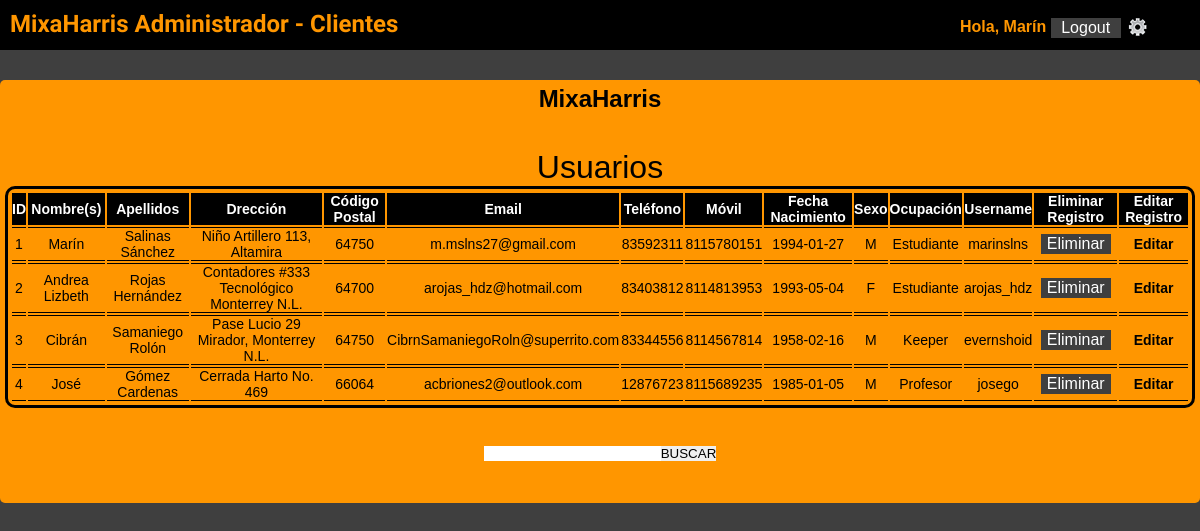
The page /reportes/action/cliente.php (signed in) on the database as committed earlier.
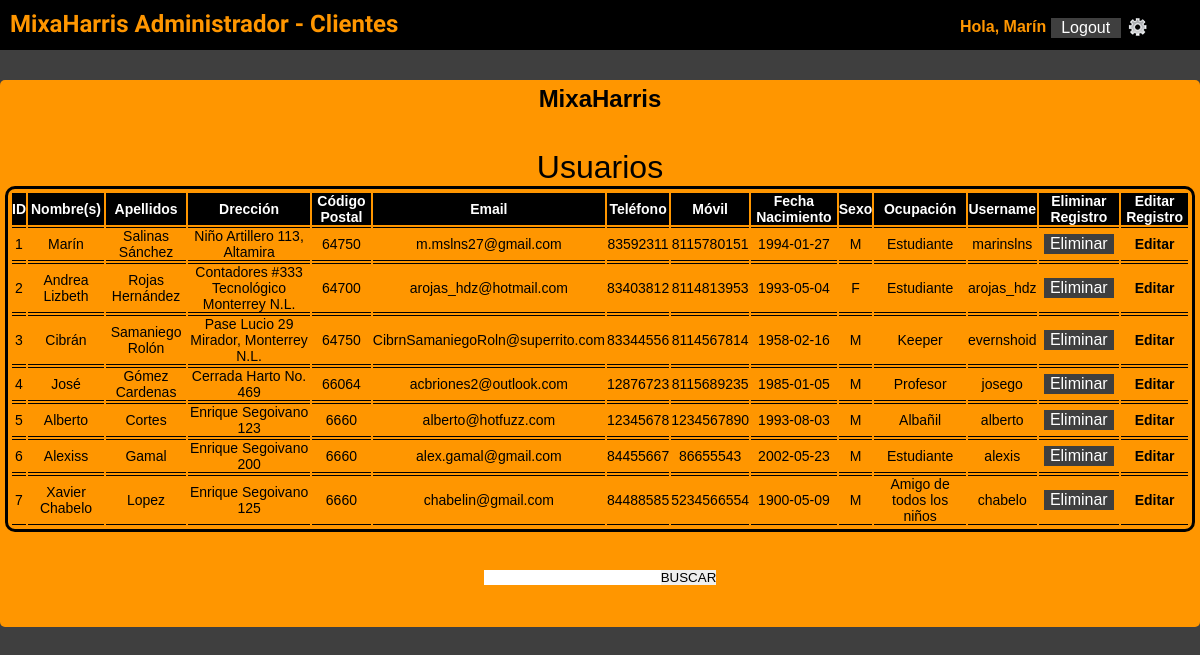
The same page on the database as committed later.
### tables this page shows
CREATE TABLE IF NOT EXISTS `clientes` (
  `idclientes` int(11) NOT NULL AUTO_INCREMENT,
  `clientesNombre` varchar(45) NOT NULL,
  `clientesApellido` varchar(45) NOT NULL,
  `clientesDireccion` varchar(60) NOT NULL,
  `clientesCP` int(11) NOT NULL,
  `clientesEmail` varchar(45) NOT NULL,
  `clientesTelefono` bigint(20) NOT NULL,
  `clientesUsername` varchar(45) NOT NULL,
  `clientesPassword` varchar(45) NOT NULL,
  `clientesCelular` bigint(20) NOT NULL,
  `clientesOcupacion` varchar(45) NOT NULL,
  `clientesNacimiento` date NOT NULL,
  `clientesSexo` varchar(15) NOT NULL,
  `clientesPrivilegio` int(1) NOT NULL DEFAULT '1',
  PRIMARY KEY (`idclientes`),
  UNIQUE KEY `idclientes_UNIQUE` (`idclientes`),
  UNIQUE KEY `clientesUsername_UNIQUE` (`clientesUsername`)
);

### reportes/lib/reportes_lib.php (called while the page is built, shortened)
<?php
function cliente_list()
{
	$sql= "SELECT *
	FROM  clientes " ;
	 	$cliente= array();
		$result= mysql_query($sql);
		$i= 0;
		while ($row=mysql_fetch_object($result)){
			$cliente[$i]= $row;
			$i++;
		}
		return $cliente;
}
?>

### reportes/view/rep_cliente.php (the view, shortened to what this page needs)
<?php
function lista_cliente ($cliente) {
echo "<section id='tlb'><table>";
echo "<tr>";
echo "<th>ID</th>";
echo "<th>Nombre(s)</th>";
echo "<th>Apellidos</th>";
echo "<th>Drecci&oacute;n</th>";
echo "<th>C&oacute;digo Postal</th>";
echo "<th>Email</th>";
echo "<th>Tel&eacute;fono</th>";
echo "<th>M&oacute;vil</th>";
echo "<th>Fecha Nacimiento</th>";
echo "<th>Sexo</th>";
echo "<th>Ocupaci&oacute;n</th>";
echo "<th>Username</th>";
echo "<th>Eliminar Registro</th>";
echo "<th>Editar Registro</th>";
echo "</tr>";
foreach ($cliente as $key => $client) {
echo "<tr>";
echo "<td>".$client->idclientes."</td>";
echo "<td>".$client->clientesNombre."</td>";
echo "<td>".$client->clientesApellido."</td>";
echo "<td>".$client->clientesDireccion."</td>";
echo "<td>".$client->clientesCP."</td>";
echo "<td>".$client->clientesEmail."</td>";
echo "<td>".$client->clientesTelefono."</td>";
echo "<td>".$client->clientesCelular."</td>";
echo "<td>".$client->clientesNacimiento."</td>";
echo "<td>".$client->clientesSexo."</td>";
echo "<td>".$client->clientesOcupacion."</td>";
echo "<td>".$client->clientesUsername."</td>";
echo "<td>"."<input id='button' type='button' onclick='eliminarUsr(".$client->idclientes.")' value='Eliminar'></td> ";
echo "<td>"."<a href=../../formupdate/view/edit_clienteRep.php?id=".$client->idclientes.">Editar</a></td> ";
echo "</tr>";
}
echo "</table><section>";
}
function form_fliterCliente(){
echo "<form action='../action/filtro_cliente.php' method='post'>";
echo "<center><input type= 'text' id='info' name='info'>";
echo "<input type= 'submit' value='BUSCAR' ></center>";
echo "</form>";
}
?>

Rows that differ between the two databases and show on the page:
added clientes: idclientes "5", clientesNombre "Alberto", clientesApellido "Cortes", clientesDireccion "Enrique Segoivano 123", clientesCP "6660", clientesEmail "alberto@hotfuzz.com", clientesTelefono "12345678", clientesCelular "1234567890", clientesNacimiento "1993-08-03", clientesSexo "M", clientesOcupacion "Albañil", clientesUsername "alberto"
added clientes: idclientes "6", clientesNombre "Alexiss", clientesApellido "Gamal", clientesDireccion "Enrique Segoivano 200", clientesCP "6660", clientesEmail "alex.gamal@gmail.com", clientesTelefono "84455667", clientesCelular "86655543", clientesNacimiento "2002-05-23", clientesSexo "M", clientesOcupacion "Estudiante", clientesUsername "alexis"
added clientes: idclientes "7", clientesNombre "Xavier Chabelo", clientesApellido "Lopez", clientesDireccion "Enrique Segoivano 125", clientesCP "6660", clientesEmail "chabelin@gmail.com", clientesTelefono "84488585", clientesCelular "5234566554", clientesNacimiento "1900-05-09", clientesSexo "M", clientesOcupacion "Amigo de todos los niños", clientesUsername "chabelo"
